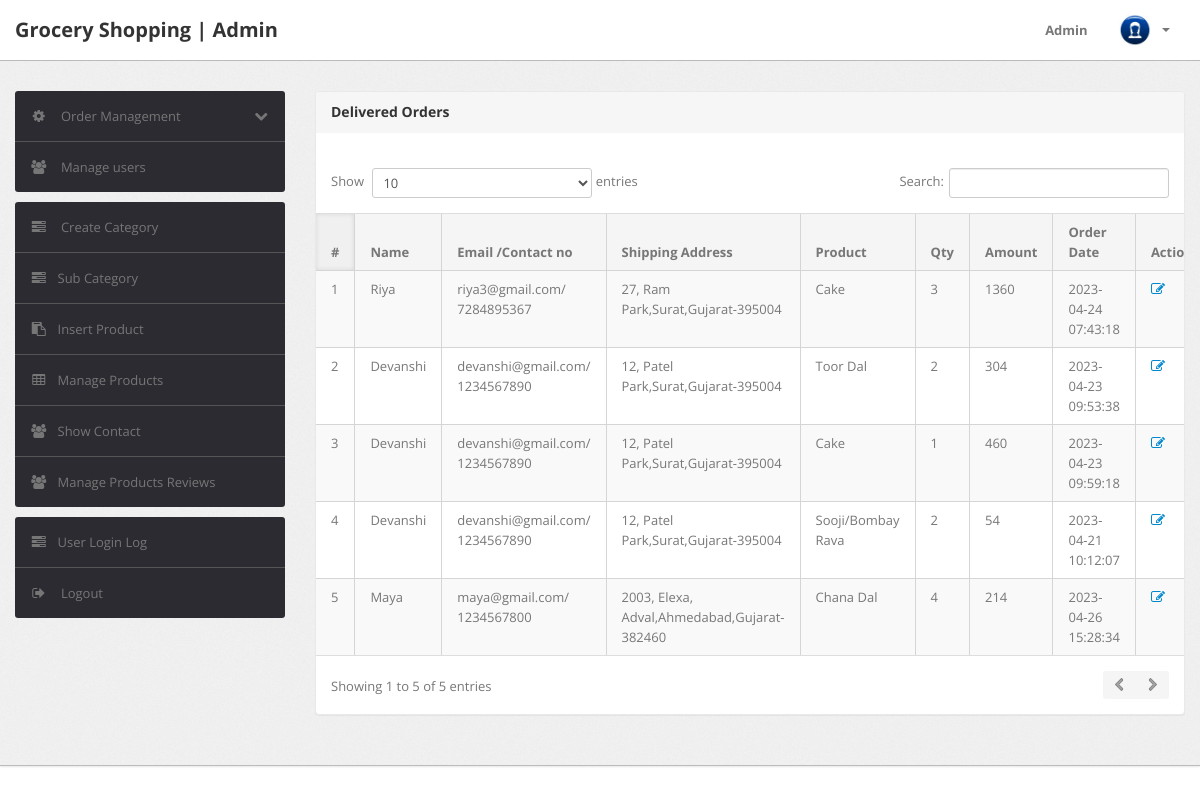
The app's page /groceryShop/admin/delivered-orders.php (signed in) with its own data.
### tables this page shows
CREATE TABLE `orders` (
  `id` int(11) NOT NULL,
  `userId` int(11) DEFAULT NULL,
  `productId` varchar(255) DEFAULT NULL,
  `quantity` int(11) DEFAULT NULL,
  `orderDate` timestamp NOT NULL DEFAULT current_timestamp(),
  `paymentMethod` varchar(255) DEFAULT NULL,
  `orderStatus` varchar(255) DEFAULT NULL
);

CREATE TABLE `users` (
  `id` int(11) NOT NULL,
  `name` varchar(255) DEFAULT NULL,
  `email` varchar(255) DEFAULT NULL,
  `contactno` bigint(20) DEFAULT NULL,
  `password` varchar(255) DEFAULT NULL,
  `shippingAddress` longtext DEFAULT NULL,
  `shippingState` varchar(255) DEFAULT NULL,
  `shippingCity` varchar(255) DEFAULT NULL,
  `shippingPincode` int(11) DEFAULT NULL,
  `billingAddress` longtext DEFAULT NULL,
  `billingState` varchar(255) DEFAULT NULL,
  `billingCity` varchar(255) DEFAULT NULL,
  `billingPincode` int(11) DEFAULT NULL,
  `regDate` timestamp NOT NULL DEFAULT current_timestamp(),
  `updationDate` varchar(255) DEFAULT NULL
);

CREATE TABLE `products` (
  `id` int(11) NOT NULL,
  `category` int(11) NOT NULL,
  `subCategory` int(11) DEFAULT NULL,
  `productName` varchar(255) DEFAULT NULL,
  `productquantity` varchar(255) DEFAULT NULL,
  `productPrice` int(11) DEFAULT NULL,
  `productPriceBeforeDiscount` int(11) DEFAULT NULL,
  `productDescription` longtext DEFAULT NULL,
  `productImage1` varchar(255) DEFAULT NULL,
  `productImage2` varchar(255) DEFAULT NULL,
  `productImage3` varchar(255) DEFAULT NULL,
  `shippingCharge` int(11) DEFAULT NULL,
  `productAvailability` varchar(255) DEFAULT NULL,
  `postingDate` timestamp NULL DEFAULT current_timestamp(),
  `updationDate` varchar(255) DEFAULT NULL
);

### groceryShop/admin/delivered-orders.php (the view, shortened to what this page needs)
<?php
include('include/config.php');
if(strlen($_SESSION['alogin'])==0)
	{
header('location:index.php');
}
else{
?>
<!DOCTYPE html>
<html lang="en">
<head>
	<link type="text/css" href="bootstrap/css/bootstrap.min.css" rel="stylesheet">
	<link type="text/css" href="bootstrap/css/bootstrap-responsive.min.css" rel="stylesheet">
	<link type="text/css" href="css/theme.css" rel="stylesheet">
	<link type="text/css" href="images/icons/css/font-awesome.css" rel="stylesheet">
</head>
<body>
<?php include('include/header.php');?>
	<div class="wrapper">
		<div class="container">
			<div class="row">
<?php include('include/sidebar.php');?>
			<div class="span9">
					<div class="content">
	<div class="module">
							<div class="module-head">
								<h3>Delivered Orders</h3>
							</div>
							<div class="module-body table">
									<br />
								<table cellpadding="0" cellspacing="0" border="0" class="datatable-1 table table-bordered table-striped	 display table-responsive" >
									<thead>
										<tr>
											<th>#</th>
											<th> Name</th>
											<th width="50">Email /Contact no</th>
											<th>Shipping Address</th>
											<th>Product </th>
											<th>Qty </th>
											<th>Amount </th>
											<th>Order Date</th>
											<th>Action</th>
										</tr>
									</thead>
<tbody>
<?php
$st='Delivered';
$query=mysqli_query($con,"select users.name as username,users.email as useremail,users.contactno as usercontact,users.shippingAddress as shippingaddress,users.shippingCity as shippingcity,users.shippingState as shippingstate,users.shippingPincode as shippingpincode,products.productName as productname,products.shippingCharge as shippingcharge,orders.quantity as quantity,orders.orderDate as orderdate,products.productPrice as productprice,orders.id as id  from orders join users on  orders.userId=users.id join products on products.id=orders.productId where orders.orderStatus='$st'");
$cnt=1;
while($row=mysqli_fetch_array($query))
{
?>
										<tr>
											<td><?php echo htmlentities($cnt);?></td>
											<td><?php echo htmlentities($row['username']);?></td>
											<td><?php echo htmlentities($row['useremail']);?>/<br><?php echo htmlentities($row['usercontact']);?></td>
											<td><?php echo htmlentities($row['shippingaddress'].",".$row['shippingcity'].",".$row['shippingstate']."-".$row['shippingpincode']);?></td>
											<td><?php echo htmlentities($row['productname']);?></td>
											<td><?php echo htmlentities($row['quantity']);?></td>
											<td><?php echo htmlentities($row['quantity']*$row['productprice']+$row['shippingcharge']);?></td>
											<td><?php echo htmlentities($row['orderdate']);?></td>
											<td>    <a href="updateorder.php?oid=<?php echo htmlentities($row['id']);?>" title="Update order" target="_blank"><i class="icon-edit"></i></a>
											</td>
											</tr>
										<?php $cnt=$cnt+1; } ?>
										</tbody>
								</table>
							</div>
						</div>
					</div>
				</div>
			</div>
		</div>
	</div>
<?php include('include/footer.php');?>
</body>
<?php } ?>

### records on screen
orders: userId.name "Riya", userId.email "riya3@gmail.com", userId.contactno "7284895367", userId.shippingPincode "27, Ram Park,Surat,Gujarat-395004", productId.productName "Cake", quantity "3", $row['quantity']*$row['productprice']+$row['shippingcharge'] "1360", orderDate "2023-04-24 07:43:18"
orders: userId.name "Devanshi", userId.email "devanshi@gmail.com", userId.contactno "1234567890", userId.shippingPincode "12, Patel Park,Surat,Gujarat-395004", productId.productName "Toor Dal", quantity "2", $row['quantity']*$row['productprice']+$row['shippingcharge'] "304", orderDate "2023-04-23 09:53:38"
orders: userId.name "Devanshi", userId.email "devanshi@gmail.com", userId.contactno "1234567890", userId.shippingPincode "12, Patel Park,Surat,Gujarat-395004", productId.productName "Cake", quantity "1", $row['quantity']*$row['productprice']+$row['shippingcharge'] "460", orderDate "2023-04-23 09:59:18"
orders: userId.name "Devanshi", userId.email "devanshi@gmail.com", userId.contactno "1234567890", userId.shippingPincode "12, Patel Park,Surat,Gujarat-395004", productId.productName "Sooji/Bombay Rava", quantity "2", $row['quantity']*$row['productprice']+$row['shippingcharge'] "54", orderDate "2023-04-21 10:12:07"
orders: userId.name "Maya", userId.email "maya@gmail.com", userId.contactno "1234567800", userId.shippingPincode "2003, Elexa, Adval,Ahmedabad,Gujarat-382460", productId.productName "Chana Dal", quantity "4", $row['quantity']*$row['productprice']+$row['shippingcharge'] "214", orderDate "2023-04-26 15:28:34"
